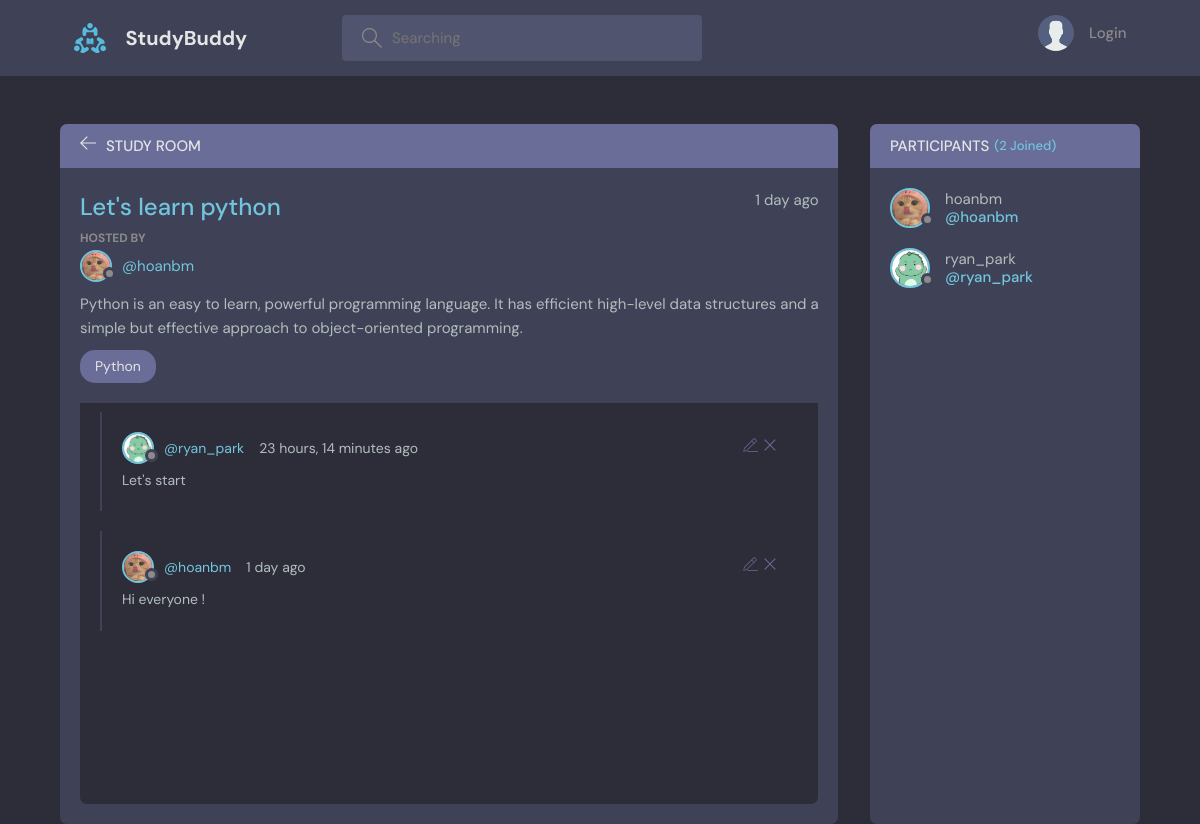
The page /room/1/ on the database its author committed.
### home/models.py (models this page shows, shortened)
class Room(models.Model):
    host = models.ForeignKey(User,on_delete=models.SET_NULL,null=True)
    topic = models.ForeignKey(Topic,on_delete=models.SET_NULL,null=True)
    name = models.CharField(max_length=200)
    description = models.TextField(null=True,blank=True)
    participants = models.ManyToManyField(User, related_name='participants', blank=True)
    updated = models.DateTimeField(auto_now=True)
    created = models.DateTimeField(auto_now_add=True)
    class Meta():
        ordering = ['-updated','-created']

class User(AbstractUser):
    name = models.CharField(max_length=200 ,null=True)
    email = models.EmailField(unique=True, null=True)
    bio = models.TextField(null=True)
    avater = models.ImageField(null=True, default='avatar.svg')
    USERNAME_FIELD = 'email'
    REQUIRED_FIELDS = []

class Topic(models.Model):
    name = models.CharField(max_length=200)

class Message(models.Model):
    user = models.ForeignKey(User, on_delete=models.CASCADE)
    room = models.ForeignKey(Room, on_delete=models.CASCADE)
    body = models.TextField()
    updated = models.DateTimeField(auto_now=True)
    created = models.DateTimeField(auto_now_add=True)
    class Meta():
        ordering = ['-updated','-created']

### home/views.py (the view, shortened to what this page needs)
# urls.py: path('room/<str:pk>/',views.room, name='room'),
def room(request,pk):
    room = Room.objects.get(id=pk)
    new_messages = room.message_set.all().order_by('-created')
    participants = room.participants.all()
    context = {'room': room,'new_messages':new_messages,'participants':participants}
    return render(request,'home/room.html',context)

### home/templates/home/room.html (shortened to what this page needs)
{% extends 'main.html' %}
{% block content%}
    <main class="profile-page layout layout--2">
      <div class="container">
        <div class="room">
          <div class="room__top">
            <div class="room__topLeft">
              <a href="/">
                <svg version="1.1" xmlns="http://www.w3.org/2000/svg" width="32" height="32" viewBox="0 0 32 32">
                  <title>arrow-left</title>
                  <path
                    d="M13.723 2.286l-13.723 13.714 13.719 13.714 1.616-1.611-10.96-10.96h27.625v-2.286h-27.625l10.965-10.965-1.616-1.607z"
                  ></path>
                </svg>
              </a>
              <h3>Study Room</h3>
            </div>
        </div>
          <div class="room__box scroll">
            <div class="room__header scroll">
              <div class="room__info">
                <h3>{{room.name}}</h3>
                <span>{{room.created | timesince}} ago</span>
              </div>
              <div class="room__hosted">
                <p>Hosted By</p>
                <a href="{% url 'home:user-profile' room.host.id %}" class="room__author">
                  <div class="avatar avatar--small">
                    <img src="{{room.host.avater.url}}" />
                  </div>
                  <span>@{{room.host.username}}</span>
                </a>
              </div>
              <div class="room__details">
                {{room.description}}
              </div>
              <span class="room__topics">{{room.topic.name}}</span>
            </div>
            <div class="room__conversation">
              <div class="threads scroll">
                {% for message in new_messages %}
                <div class="thread">
                  <div class="thread__top">
                    <div class="thread__author">
                      <a href="{% url 'home:user-profile' message.user.id %}" class="thread__authorInfo">
                        <div class="avatar avatar--small">
                          <img src="{{message.user.avater.url}}" />
                        </div>
                        <span>@{{message.user.username}}</span>
                      </a>
                      <span class="thread__date">{{message.created | timesince}} ago</span>
                    </div>
                    <div class="thread__delete_updated">
                      <a href="{% url 'home:update-message' message.id%}">
                      </a>
                      <a href="{% url 'home:delete-message' message.id%}">
                      <svg version="1.1" xmlns="http://www.w3.org/2000/svg" width="32" height="32" viewBox="0 0 32 32">
                        <title>remove</title>
                        <path
                          d="M27.314 6.019l-1.333-1.333-9.98 9.981-9.981-9.981-1.333 1.333 9.981 9.981-9.981 9.98 1.333 1.333 9.981-9.98 9.98 9.98 1.333-1.333-9.98-9.98 9.98-9.981z"
                        ></path>
                      </svg>
                      </a>
                    </div>
                  </div>
                  <div class="thread__details">
                   {{message.body}}
                  </div>
                </div>
                {% endfor %}
                </div>
            </div>
          </div>
        </div>
        <div class="participants">
          <h3 class="participants__top">Participants <span>({{participants.count}} Joined)</span></h3>
          <div class="participants__list scroll">
          {% for participant in participants%}
            <a href="{% url 'home:user-profile' room.host.id %}" class="participant">
              <div class="avatar avatar--medium">
                <img src="{{participant.avater.url}}" />
              </div>
              <p>
                {{participant.username}}
                <span>@{{participant.username}}</span>
              </p>
            </a>
          {% endfor%}
          </div>
        </div>
      </div>
    </main>
{% endblock %}

### rows shown on the page
Room: name "Let's learn python", created "1 day", host.avater (picture), host.username "hoanbm", description "Python is an easy to learn, powerful programming language. It has efficient high-level data structures and a simple but effective approach to object-oriented programming.", topic.name "Python"
Message: user.avater (picture), user.username "ryan_park", created "23 hours, 14 minutes", body "Let's start"
Message: user.avater (picture), user.username "hoanbm", created "1 day", body "Hi everyone !"
User: avater (picture), username "hoanbm"
User: avater (picture), username "ryan_park"

### other values the page prints
{{ participants.count }} "2"
